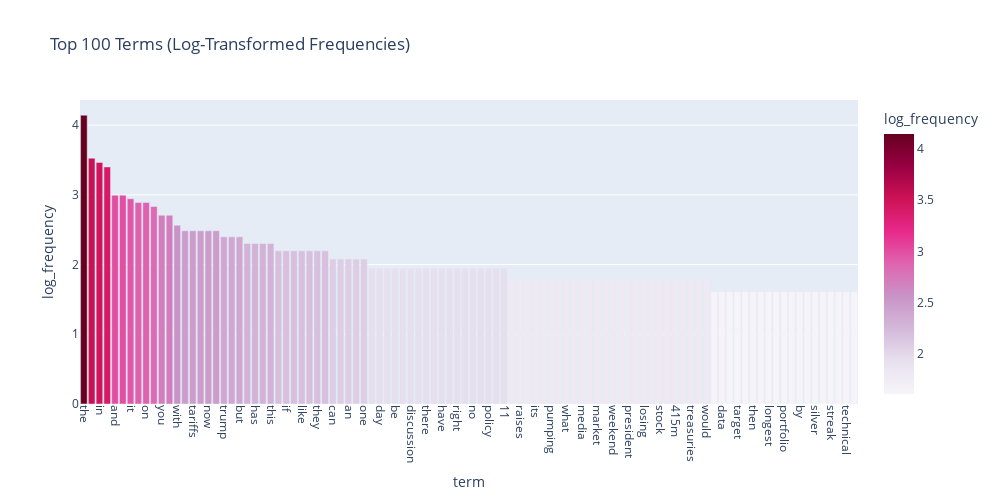

Notebook code cell kept with this figure:
### Code cell
# Answer here
term_frequencies = np.asarray(X_counts.sum(axis=0))[0]

term_frequencies_log = np.log(term_frequencies + 1)# Log-transform the frequencies (+1 to avoid log(0))

sorted_idx = np.argsort(term_frequencies)[::-1]
top_n = 100

terms = count_vect.get_feature_names_out()[sorted_idx[:top_n]]
freqs_log = term_frequencies_log[sorted_idx[:top_n]]
df_terms_log = pd.DataFrame({
    "term": terms,
    "log_frequency": freqs_log
})

fig = px.bar(
    df_terms_log,
    x="term",
    y="log_frequency",
    title="Top 100 Terms (Log-Transformed Frequencies)",
    color="log_frequency",
    color_continuous_scale="PuRd"
)

fig.update_layout(
    xaxis_tickangle=90,
    width=1000,
    height=500,
    bargap=0.15,
    font=dict(size=12)
)

fig.show()
print("The log scale makes it easier to observe variability among less common terms, revealing a more balanced view of the vocabulary.")

### Figure 1 — Plotly figure (JSON) as saved in the notebook; plotly's stock layout.template omitted (floating-point values rounded to 4 significant figures)
{"data": [{"hovertemplate": "term=%{x}<br>log_frequency=%{marker.color}<extra></extra>", "legendgroup": "", "marker": {"color": [4.143, 3.526, 3.466, 3.401, 2.996, 2.996, 2.944, 2.89, 2.89, 2.833, 2.708, 2.708, 2.565, 2.485, 2.485, 2.485, 2.485, 2.485, 2.398, 2.398, 2.398, 2.303, 2.303, 2.303, 2.303, 2.197, 2.197, 2.197, 2.197, 2.197, 2.197, 2.197, 2.079, 2.079, 2.079, 2.079, 2.079, 1.946, 1.946, 1.946, 1.946, 1.946, 1.946, 1.946, 1.946, 1.946, 1.946, 1.946, 1.946, 1.946, 1.946, 1.946, 1.946, 1.946, 1.946, 1.792, 1.792, 1.792, 1.792, 1.792, 1.792, 1.792, 1.792, 1.792, 1.792, 1.792, 1.792, 1.792, 1.792, 1.792, 1.792, 1.792, 1.792, 1.792, 1.792, 1.792, 1.792, 1.792, 1.792, 1.792, 1.792, 1.609, 1.609, 1.609, 1.609, 1.609, 1.609, 1.609, 1.609, 1.609, 1.609, 1.609, 1.609, 1.609, 1.609, 1.609, 1.609, 1.609, 1.609, 1.609], "coloraxis": "coloraxis", "pattern": {"shape": ""}}, "name": "", "orientation": "v", "showlegend": false, "textposition": "auto", "type": "bar", "x": ["the", "to", "in", "is", "and", "us", "it", "for", "on", "of", "you", "that", "with", "not", "tariffs", "dollar", "now", "are", "trump", "my", "but", "2025", "has", "thread", "this", "about", "if", "how", "like", "china", "they", "at", "can", "their", "an", "his", "one", "company", "day", "value", "be", "crashing", "discussion", "do", "there", "sitting", "have", "10", "right", "will", "no", "making", "policy", "all", "11", "rate", "raises", "retail", "its", "just", "pumping", "feel", "what", "after", "media", "money", "market", "more", "weekend", "weeks", "president", "own", "losing", "stocks", "stock", "social", "415m", "only", "treasuries", "decision", "would", "declined", "data", "tariff", "target", "still", "then", "he", "longest", "make", "portfolio", "won", "by", "trading", "silver", "so", "streak", "consecutive", "technical", "breaking"], "xaxis": "x", "y": [4.143, 3.526, 3.466, 3.401, 2.996, 2.996, 2.944, 2.89, 2.89, 2.833, 2.708, 2.708, 2.565, 2.485, 2.485, 2.485, 2.485, 2.485, 2.398, 2.398, 2.398, 2.303, 2.303, 2.303, 2.303, 2.197, 2.197, 2.197, 2.197, 2.197, 2.197, 2.197, 2.079, 2.079, 2.079, 2.079, 2.079, 1.946, 1.946, 1.946, 1.946, 1.946, 1.946, 1.946, 1.946, 1.946, 1.946, 1.946, 1.946, 1.946, 1.946, 1.946, 1.946, 1.946, 1.946, 1.792, 1.792, 1.792, 1.792, 1.792, 1.792, 1.792, 1.792, 1.792, 1.792, 1.792, 1.792, 1.792, 1.792, 1.792, 1.792, 1.792, 1.792, 1.792, 1.792, 1.792, 1.792, 1.792, 1.792, 1.792, 1.792, 1.609, 1.609, 1.609, 1.609, 1.609, 1.609, 1.609, 1.609, 1.609, 1.609, 1.609, 1.609, 1.609, 1.609, 1.609, 1.609, 1.609, 1.609, 1.609], "yaxis": "y"}], "layout": {"bargap": 0.15, "barmode": "relative", "coloraxis": {"colorbar": {"title": {"text": "log_frequency"}}, "colorscale": [[0, "rgb(247,244,249)"], [0.125, "rgb(231,225,239)"], [0.25, "rgb(212,185,218)"], [0.375, "rgb(201,148,199)"], [0.5, "rgb(223,101,176)"], [0.625, "rgb(231,41,138)"], [0.75, "rgb(206,18,86)"], [0.875, "rgb(152,0,67)"], [1, "rgb(103,0,31)"]]}, "font": {"size": 12}, "height": 500, "legend": {"tracegroupgap": 0}, "title": {"text": "Top 100 Terms (Log-Transformed Frequencies)"}, "width": 1000, "xaxis": {"anchor": "y", "domain": [0, 1], "tickangle": 90, "title": {"text": "term"}}, "yaxis": {"anchor": "x", "domain": [0, 1], "title": {"text": "log_frequency"}}}}
